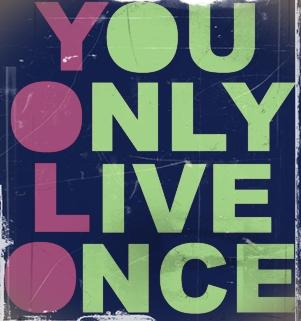
#> input picture image_video_processing/Yolo.jpg, 301 x 321 px, given in place of text.jpg, which was not available
$ python 'morphological transformation.py'
#> lines starting #> are read from the running program, lines starting #| are printed output that depends on the picture; after the words box and inside, x2 and y2 are one past the last pixel; in counts of white or black regions, pixels touching at a corner belong together; pictures that were not available may be replaced by others from this repository, and a replacement may not be noted
import cv2
import numpy as np

cap = cv2.VideoCapture(0)
frame = cv2.resize(cv2.imread('text.jpg'),(300,300))
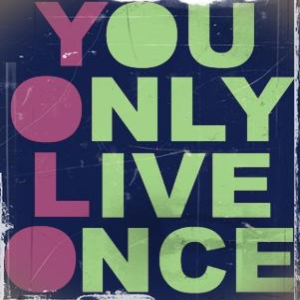
#> frame: shape (300, 300, 3); mean B, G, R 103.8, 100.7, 91.3

while(1):
    #_, frame = cap.read()
    hsv = cv2.cvtColor(frame, cv2.COLOR_BGR2HSV)
#> hsv: shape (300, 300, 3); mean H, S, V 99, 125.1, 128.9

    lower_red = np.array([30,150,50])
    upper_red = np.array([255,255,180])

    mask = cv2.inRange(hsv, lower_red, upper_red)
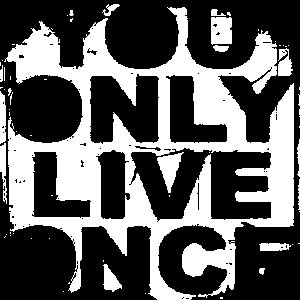
#> mask: shape (300, 300); 36.5% white; 63 white regions (47 under 20 px), largest, box (x1, y1, x2, y2) and area: (4, 7, 294, 300) 29895, (211, 17, 232, 45) 543, (157, 152, 184, 193) 525
    res = cv2.bitwise_and(frame,frame, mask= mask)
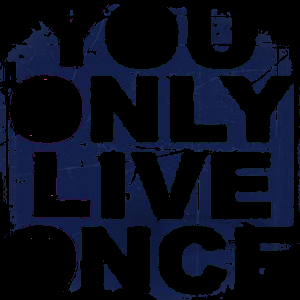
#> res: shape (300, 300, 3); mean B, G, R 26.9, 12.2, 7.8

    kernel = np.ones((5,5),np.uint8)
    #erosion = cv2.erode(mask,kernel,iterations = 1)
    dilation = cv2.dilate(mask,kernel,iterations = 1)
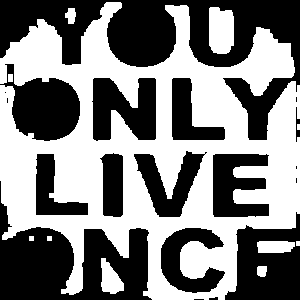
#> dilation: shape (300, 300); 50% white; 11 white regions (1 under 20 px), largest, box (x1, y1, x2, y2) and area: (0, 2, 300, 300) 42634, (209, 7, 234, 54) 1060, (101, 258, 124, 294) 525
    opening = cv2.morphologyEx(mask, cv2.MORPH_OPEN, kernel)
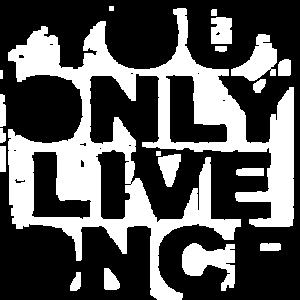
#> opening: shape (300, 300); 34.4% white; 19 white regions, largest, box (x1, y1, x2, y2) and area: (8, 8, 294, 300) 25689, (182, 243, 235, 291) 1416, (231, 34, 277, 81) 1121
    closing = cv2.morphologyEx(mask, cv2.MORPH_CLOSE, kernel)
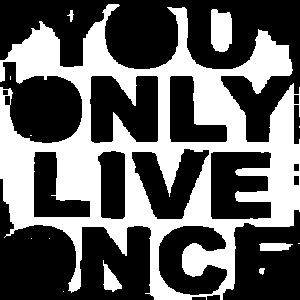
#> closing: shape (300, 300); 38.6% white; 13 white regions (7 under 20 px), largest, box (x1, y1, x2, y2) and area: (0, 4, 300, 300) 33365, (211, 9, 232, 52) 784, (103, 260, 122, 292) 301, (259, 243, 293, 251) 230, (67, 10, 74, 22) 39, (259, 268, 265, 275) 31
    erosion = cv2.dilate(frame,kernel,iterations = 1)
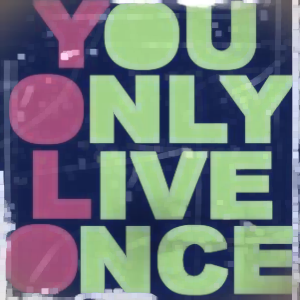
#> erosion: shape (300, 300, 3); mean B, G, R 123.6, 123.7, 114.5

    '''cv2.imshow('Original',frame)
    cv2.imshow('Mask',mask)
    cv2.imshow('Erosion',erosion)
    cv2.imshow('Dilation',dilation)
    cv2.imshow('Opening',opening)
    cv2.imshow('Closing',closing)'''
    cv2.imshow('text',frame)


    k = cv2.waitKey(5) & 0xFF
#> (key Esc is pressed here)
    if k == 27:
        break

cv2.destroyAllWindows()
cap.release()
